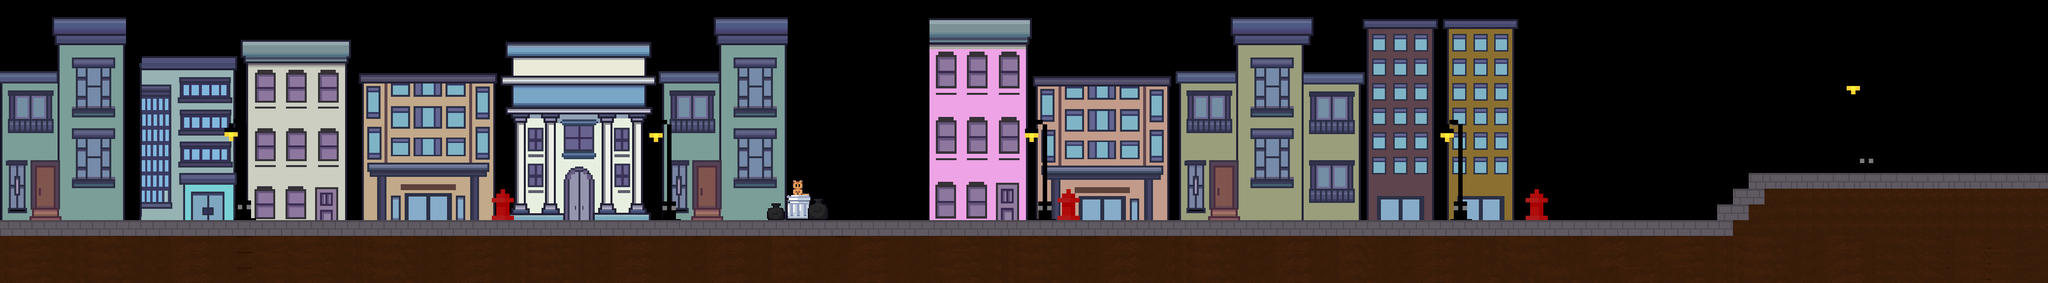

This is a level from a 2D game, rendered from its Tiled map with the project's own tilesets. A one-line summary and the map file follow, with tile-layer data summarised:
An orthogonal 130x18 tile map with 32x32 px tiles, 5 tile layers (piso, edificios, CapaNoPasar, capaVerificarGano, ...), 1 hidden layer not drawn, 7 tilesets and 4 objects (abajoFiltro2, arribaFiltro2, abajoFiltro1, arribaFiltro1).

<map version="1.10" tiledversion="1.11.0" orientation="orthogonal" renderorder="right-down" width="130" height="18" tilewidth="32" tileheight="32" infinite="0" nextlayerid="10" nextobjectid="23">
 <tileset firstgid="1" name="fondo_city" tilewidth="32" tileheight="32" tilecount="1953" columns="93">
  <image source="fondo_city.png" width="3000" height="700" />
 </tileset>
 <tileset firstgid="1954" name="edificios" tilewidth="32" tileheight="32" tilecount="1953" columns="93">
  <image source="edificios.png" width="3000" height="700" />
 </tileset>
 <tileset firstgid="3907" name="edif" tilewidth="32" tileheight="32" tilecount="128" columns="8">
  <image source="edif.png" width="265" height="512" />
 </tileset>
 <tileset firstgid="4035" name="detalles" tilewidth="32" tileheight="32" tilecount="1953" columns="93">
  <image source="detalles.png" width="3000" height="700" />
 </tileset>
 <tileset firstgid="5988" source="filtro.tsx" />
 <tileset firstgid="5997" source="nv_boceto_bunk.tsx" />
 <tileset firstgid="7299" source="pisoo.tsx" />
 <layer id="1" name="fondo" width="130" height="18" visible="0">
  <data>[2340 cells, 1316 non-empty, 1287 distinct tile ids]</data>
 </layer>
 <layer id="6" name="piso" width="130" height="18">
  <data>[2340 cells, 577 non-empty, 74 distinct tile ids]</data>
 </layer>
 <layer id="3" name="edificios" width="130" height="18">
  <data>[2340 cells, 1217 non-empty, 1050 distinct tile ids]</data>
 </layer>
 <layer id="7" name="CapaNoPasar" width="130" height="18">
  <data>[2340 cells, 12 non-empty, 12 distinct tile ids]</data>
 </layer>
 <layer id="8" name="capaVerificarGano" width="130" height="18">
  <data>[2340 cells, 34 non-empty, 2 distinct tile ids]</data>
 </layer>
 <layer id="4" name="detalles" width="130" height="18">
  <data>[2340 cells, 734 non-empty, 734 distinct tile ids]</data>
 </layer>
 <objectgroup id="5" name="filtooo">
  <object id="14" name="abajoFiltro2" gid="5995" x="1632" y="448" width="32" height="32" />
  <object id="15" name="arribaFiltro2" gid="5992" x="1632" y="416" width="32" height="32" />
  <object id="21" name="abajoFiltro1" gid="5995" x="3456" y="352" width="32" height="32" />
  <object id="22" name="arribaFiltro1" gid="5992" x="3456" y="320" width="32" height="33.3333" />
 </objectgroup>
</map>
